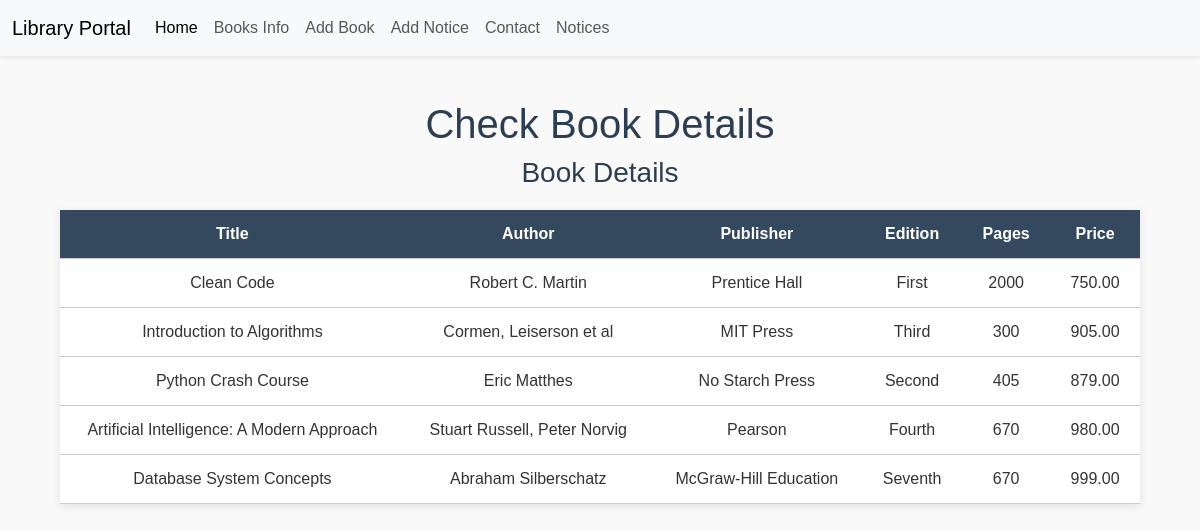
/books/, run on an earlier commit of the app's database.
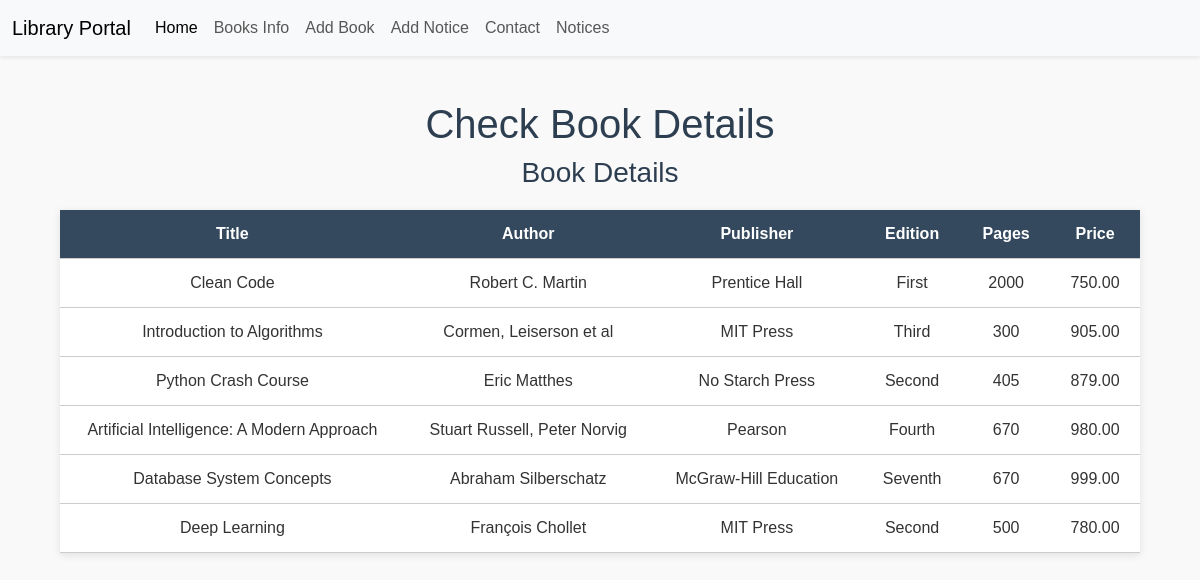
And on a later commit of the database.
### Books/models.py (models this page shows, shortened)
class Book(models.Model):
    title = models.CharField(max_length=200)
    author = models.CharField(max_length=100)
    publisher=models.CharField(max_length=200)
    edition=models.SmallIntegerField()
    pages=models.IntegerField()
    price=models.DecimalField(max_digits=5, decimal_places=2)

### Books/views.py (the view)
# urls.py: path('books/',views.books,name='books')
def books(request):
    data = Book.objects.all()
    books={
        'details':data
    }
    return render(request,'books/books.html',context=books)

### Books/templatetags/my_filters.py (called while the page is built)
def change_edition(value):
    if value==1:
        return 'First'
    if value==2:
        return 'Second'
    if value==3:
        return 'Third'
    if value==4:
        return 'Fourth'
    if value==5:
        return 'Fifth'
    if value==6:
        return 'Sixth'
    if value==7:
        return 'Seventh'
    return value

### templates/books/books.html (shortened to what this page needs)
<!DOCTYPE html>
<html>
  <head>
    <link
      href="https://cdn.jsdelivr.net/npm/bootstrap@5.3.0/dist/css/bootstrap.min.css"
      rel="stylesheet"
    />
  </head>
  <body>
    {% load my_filters %}
    <nav
      class="navbar navbar-expand-lg bg-body-tertiary shadow-sm bg-light fixed-top"
    >
      <div class="container-fluid">
        <a class="navbar-brand" href="/">Library Portal</a>
        <div class="collapse navbar-collapse" id="navbarSupportedContent">
          <ul class="navbar-nav me-auto mb-2 mb-lg-0">
            <li class="nav-item">
              <a class="nav-link active" href="/">Home</a>
            </li>
            <li class="nav-item">
              <a class="nav-link" href="/books">Books Info</a>
            </li>
            <li class="nav-item">
              <a class="nav-link" href="/editbook">Add Book</a>
            </li>
            <li class="nav-item">
              <a class="nav-link" href="/addnotice">Add Notice</a>
            </li>
            <li class="nav-item"><a class="nav-link" href="#">Contact</a></li>
            <li class="nav-item">
              <a class="nav-link" href="/notice">Notices</a>
            </li>
          </ul>
        </div>
      </div>
    </nav>
    <h1>Check Book Details</h1>
    {% if details %}
    <h3>Book Details</h3>
    <table>
      <thead>
        <tr>
          <th>Title</th>
          <th>Author</th>
          <th>Publisher</th>
          <th>Edition</th>
          <th>Pages</th>
          <th>Price</th>
        </tr>
      </thead>
      <tbody>
        {% for book in details %}
        <tr>
          <td>{{ book.title }}</td>
          <td>{{ book.author }}</td>
          <td>{{ book.publisher }}</td>
          <td>{{ book.edition | change_edition}}</td>
          <td>{{ book.pages }}</td>
          <td>{{ book.price }}</td>
        </tr>
        {% endfor %}
      </tbody>
    </table>
    {% else %}
    <h3>Book Details Not Found</h3>
    {% endif %}
  </body>
</html>

What changed in the data, as far as the page shows it:
added Book: title "Deep Learning", author "François Chollet", publisher "MIT Press", edition|change_edition "Second", pages "500", price "780.00"
